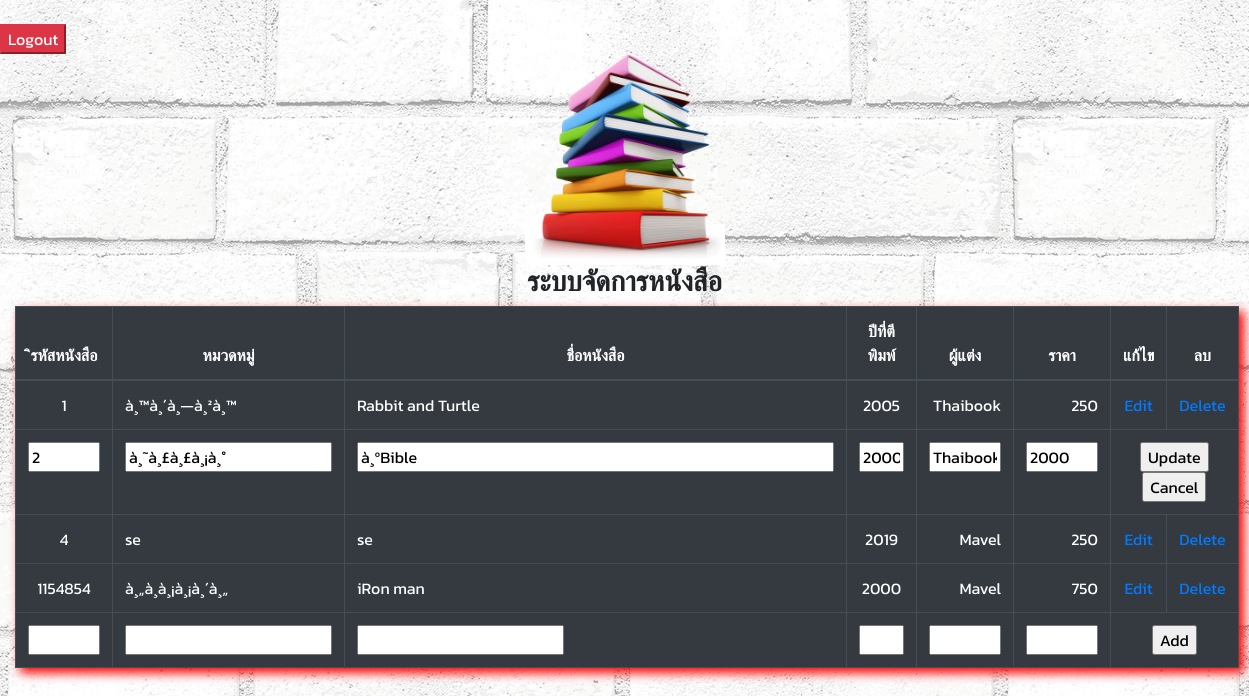
Page /604259009/manage.php?Action=Edit&CusID=2 on the committed database.
### tables this page shows
CREATE TABLE `customer` (
  `CustomerID` int(9) DEFAULT NULL,
  `Name` varchar(100) DEFAULT NULL,
  `Tel` varchar(100) DEFAULT NULL,
  `List` varchar(100) DEFAULT NULL,
  `Price` varchar(50) DEFAULT NULL,
  `Total` float DEFAULT NULL
);

### 604259009/manage.php (the view, shortened to what this page needs)
<html>
<head>
<link rel="stylesheet" href="https://stackpath.bootstrapcdn.com/bootstrap/4.3.1/css/bootstrap.min.css">
</head>
<body>
<div class="container-fluid">
<div class="row">
<div align="right">
<button class="btn-danger"><a href="logout.php"><font color="#FFFFFF">Logout</font></a></button>
</div>
</div>
<?php
$objConnect = mysqli_connect("localhost","root","03112541") or die("Error To Conect DTB");
$strSQL = "SELECT * FROM customer";
$objQuery = mysqli_query($objConnect,$strSQL) or die ("Error Query [".$strSQL."]");
?>
<form name="frmMain" method="post" action="<?php echo $_SERVER["PHP_SELF"];?>">
<div align="center">
<img width="200" src="img/book.png">
<h3><b>ระบบจัดการหนังสือ</b></h3>
<table class="table-responsive-sm table table-hover table-dark" width="100%" border="1">
 <thead class="thead-dark">
  <tr>
    <th width="20"> <div align="center">ิรหัสหนังสือ</div></th>
    <th width="50"> <div align="center">หมวดหมู่</div></th>
    <th width="20"> <div align="center">ชื่อหนังสือ</div></th>
    <th width="20"> <div align="center">ปีที่ตีพิมพ์</div></th>
    <th width="59"> <div align="center">ผู้แต่ง</div></th>
    <th width="71"> <div align="center">ราคา</div></th>
    <th width="40"> <div align="center">แก้ไข</div></th>
    <th width="30"> <div align="center">ลบ</div></th>
    </thead>
  </div>
<?php
while($objResult = mysqli_fetch_array($objQuery))
{
?>
  <?php
	if($objResult["CustomerID"] == $_GET["CusID"] and $_GET["Action"] == "Edit")
	{
  ?>
  <tr>
    <td><div align="center">
		<input type="text" name="txtEditCustomerID" size="5" value="<?php echo $objResult["CustomerID"];?>">
	</div></td>
    <td><input type="text" name="txtEditName" size="20" value="<?php echo $objResult["Name"];?>"></td>
    <td><input type="text" name="txtEditTel" size="50" value="<?php echo $objResult["Tel"];?>"></td>
    <td><div align="center"><input type="text" name="txtEditList" size="2" value="<?php echo $objResult["List"];?>"></div></td>
    <td align="right"><input type="text" name="txtEditPrice" size="5" value="<?php echo $objResult["Price"];?>"></td>
    <td align="right"><input type="text" name="txtEditTotal" size="5" value="<?php echo $objResult["Total"];?>"></td>
    <td colspan="2" align="right"><div align="center">
      <input name="btnAdd" type="button" id="btnUpdate" value="Update" OnClick="frmMain.hdnCmd.value='Update';frmMain.submit();">
	  <input name="btnAdd" type="button" id="btnCancel" value="Cancel" OnClick="window.location='<?php echo $_SERVER["PHP_SELF"];?>';">
    </div></td>
  </tr>
  <?php
	}
  else
	{
  ?>
  <tr>
    <td><div align="center"><?php echo $objResult["CustomerID"];?></div></td>
    <td><?php echo $objResult["Name"];?></td>
    <td><?php echo $objResult["Tel"];?></td>
    <td><div align="center"><?php echo $objResult["List"];?></div></td>
    <td align="right"><?php echo $objResult["Price"];?></td>
    <td align="right"><?php echo $objResult["Total"];?></td>
    <td align="center"><a href="<?php echo $_SERVER["PHP_SELF"];?>?Action=Edit&CusID=<?php echo $objResult["CustomerID"];?>">Edit</a></td>
	<td align="center"><a href="JavaScript:if(confirm('ลบรายการนี้ใช่หรือไม่?')==true){window.location='<?php echo $_SERVER["PHP_SELF"];?>?Action=Del&CusID=<?php echo $objResult["CustomerID"];?>';}">Delete</a></td>
  </tr>
  <?php
	}
  ?>
<?php
}
?>
  <tr>
    <td><div align="center"><input type="text" name="txtAddCustomerID" size="5"></div></td>
    <td><input type="text" name="txtAddName" size="20"></td>
    <td><input type="text" name="txtAddTel" size="20"></td>
    <td><div align="center"><input type="text" name="txtAddList" size="2"></div></td>
    <td align="right"><input type="text" name="txtAddPrice" size="5"></td>
    <td align="right"><input type="text" name="txtAddTotal" size="5"></td>
    <td colspan="2" align="right"><div align="center">
      <input name="btnAdd" type="button" id="btnAdd" value="Add" OnClick="frmMain.hdnCmd.value='Add';frmMain.submit();">
    </div></td>
  </tr>
</form>
</div>
</body>
</html>

### 604259009/manage.php (style rules this page uses)
body { background-image:url(img/bg.jpg); background-repeat:; font-family: 'Kanit', sans-serif; }
table { box-shadow: 5px 5px 10px #F00; }

### rows in the picture
customer: CustomerID "1", Name "à¸™à¸´à¸—à¸²à¸™", Tel "Rabbit and Turtle", List "2005", Price "Thaibook", Total "250"
customer: txtEditCustomerID "2", txtEditName "à¸˜à¸£à¸£à¸¡à¸°", txtEditTel "à¸ºBible", txtEditList "2000", txtEditPrice "Thaibook", txtEditTotal "2000"
customer: CustomerID "4", Name "se", Tel "se", List "2019", Price "Mavel", Total "250"
customer: CustomerID "1154854", Name "à¸„à¸­à¸¡à¸¡à¸´à¸„", Tel "iRon man", List "2000", Price "Mavel", Total "750"
